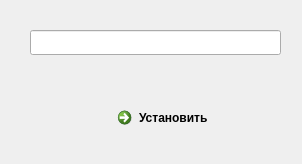
<?xml version="1.0" encoding="UTF-8"?>
<ui version="4.0">
 <class>Form</class>
 <widget class="QWidget" name="Form">
  <property name="geometry">
   <rect>
    <x>0</x>
    <y>0</y>
    <width>302</width>
    <height>164</height>
   </rect>
  </property>
  <property name="windowTitle">
   <string>Form</string>
  </property>
  <widget class="QLineEdit" name="lineEdit">
   <property name="geometry">
    <rect>
     <x>30</x>
     <y>30</y>
     <width>251</width>
     <height>25</height>
    </rect>
   </property>
  </widget>
  <widget class="QCommandLinkButton" name="commandLinkButton">
   <property name="geometry">
    <rect>
     <x>110</x>
     <y>100</y>
     <width>177</width>
     <height>41</height>
    </rect>
   </property>
   <property name="text">
    <string>Установить</string>
   </property>
  </widget>
 </widget>
 <resources/>
 <connections/>
</ui>
